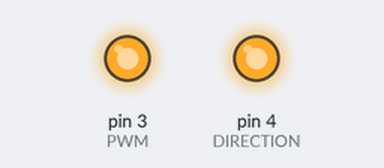
This sketch was run on a simulated Arduino Uno, built with avr-gcc and run on an emulated ATmega328P. On the bench: output pins drawn as LEDs (lit = HIGH).

Above: at 0.05 s.
At 2.5 s:
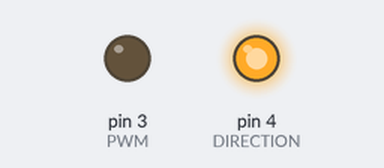
At 4.95 s:
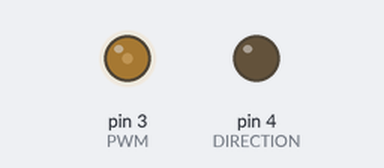
Timing chart, 0 to 6.5 s (numbered marks = the images above):
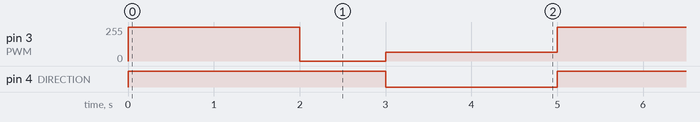

Measured:
- by itself, pin 3 (PWM): repeats every 5.0 s: 0/255 1.0 s, 64/255 2.0 s, 255/255 2.0 s
- by itself, pin 4 (DIRECTION): alternates HIGH for 3.0 s and LOW for 2.0 s

The sketch:

rki_1341_test.ino
```cpp
void setup() {
  // put your setup code here, to run once:
  pinMode(3, OUTPUT); //PWM
  pinMode(4, OUTPUT);//DIRECTION(DIR)
}

void loop() {
  // put your main code here, to run repeatedly:
  digitalWrite(4,HIGH); //1 direction
  analogWrite(3,255); //100% duty cycle
  delay(2000); //2 sec delay
  analogWrite(3,0); //0% duty cycle
  delay(1000);
  analogWrite(3,64);//25% duty cycle
  digitalWrite(4, LOW); // anti direction
  delay(2000);// 2 sec delay

  }
```
